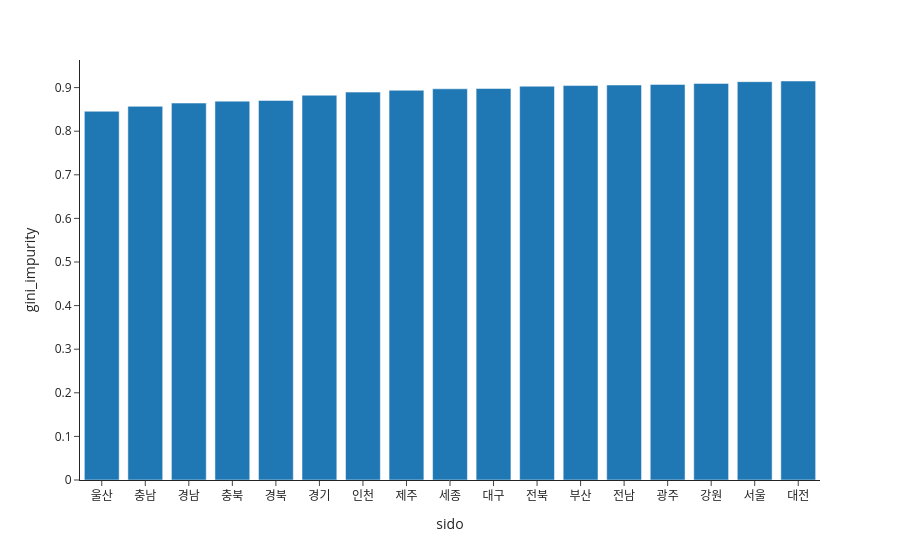

Notebook cell for this chart:
### Code cell
fig = px.bar(gini, 
             x="sido", 
             y="gini_impurity", 
             template="simple_white"
            )
fig.show()

### Figure 1 — Plotly figure (JSON) as saved in the notebook; plotly's stock layout.template omitted (floating-point values rounded to 4 significant figures)
{"data": [{"hovertemplate": "sido=%{x}<br>gini_impurity=%{y}<extra></extra>", "legendgroup": "", "marker": {"color": "#1F77B4", "pattern": {"shape": ""}}, "name": "", "orientation": "v", "showlegend": false, "textposition": "auto", "type": "bar", "x": ["울산", "충남", "경남", "충북", "경북", "경기", "인천", "제주", "세종", "대구", "전북", "부산", "전남", "광주", "강원", "서울", "대전"], "xaxis": "x", "y": [0.8458, 0.857, 0.8646, 0.869, 0.8706, 0.8825, 0.8897, 0.8938, 0.8973, 0.8979, 0.9032, 0.9047, 0.906, 0.9074, 0.9096, 0.9136, 0.9151], "yaxis": "y"}], "layout": {"barmode": "relative", "legend": {"tracegroupgap": 0}, "margin": {"t": 60}, "xaxis": {"anchor": "y", "domain": [0, 1], "title": {"text": "sido"}}, "yaxis": {"anchor": "x", "domain": [0, 1], "title": {"text": "gini_impurity"}}}}
